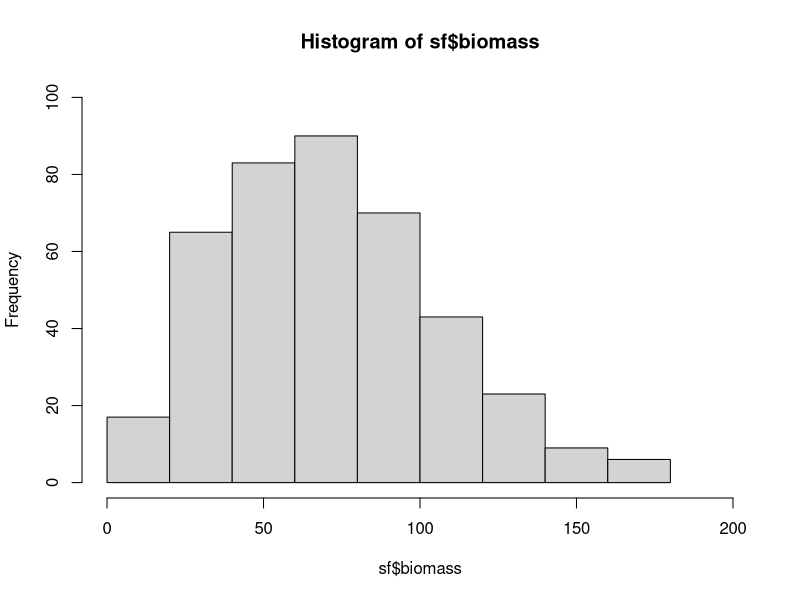
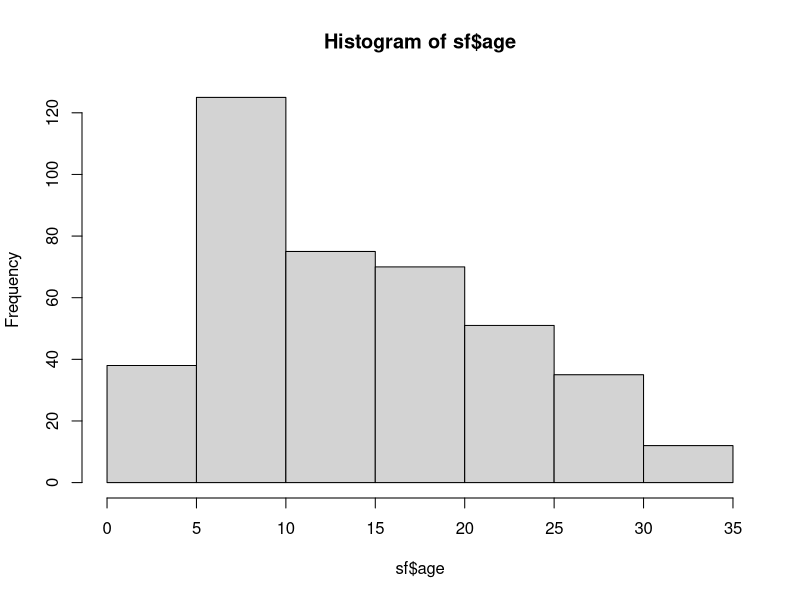
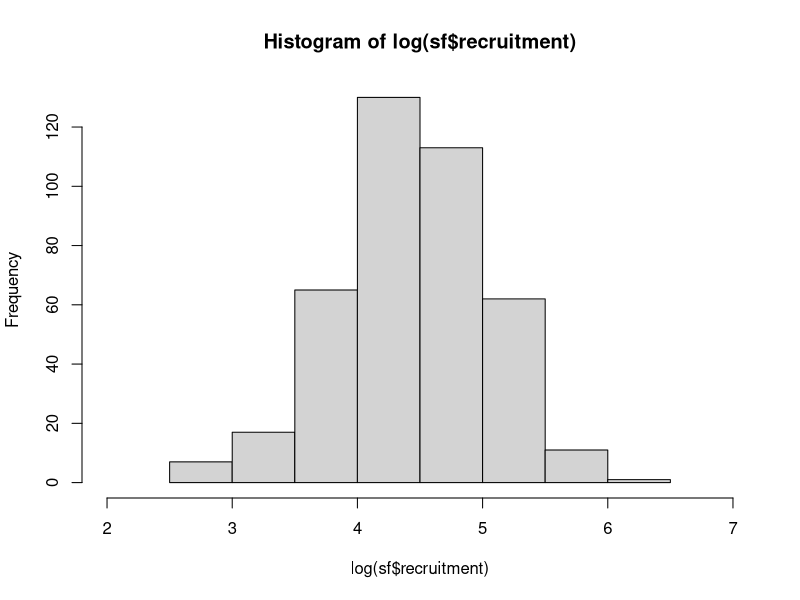
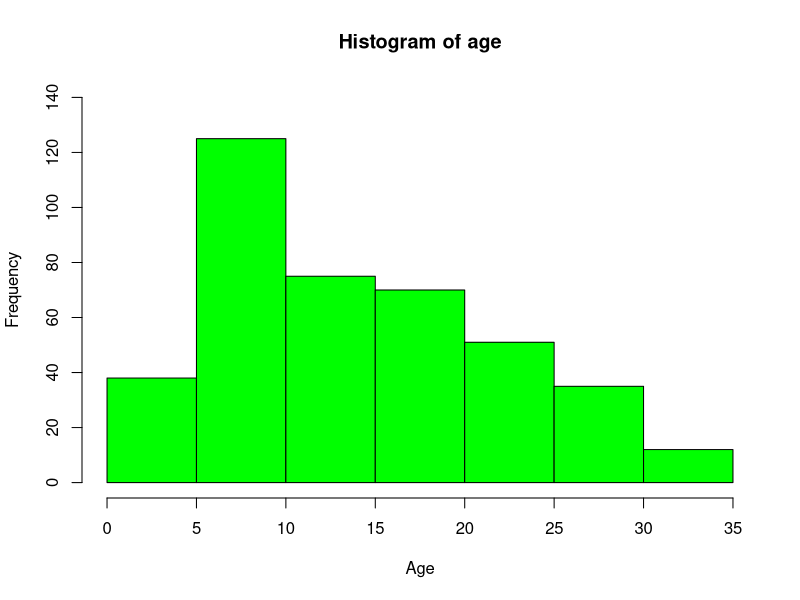
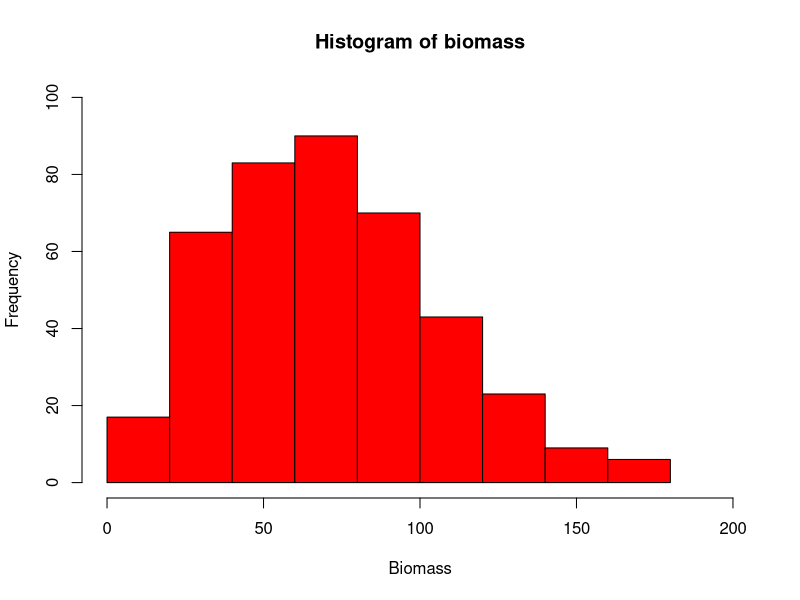
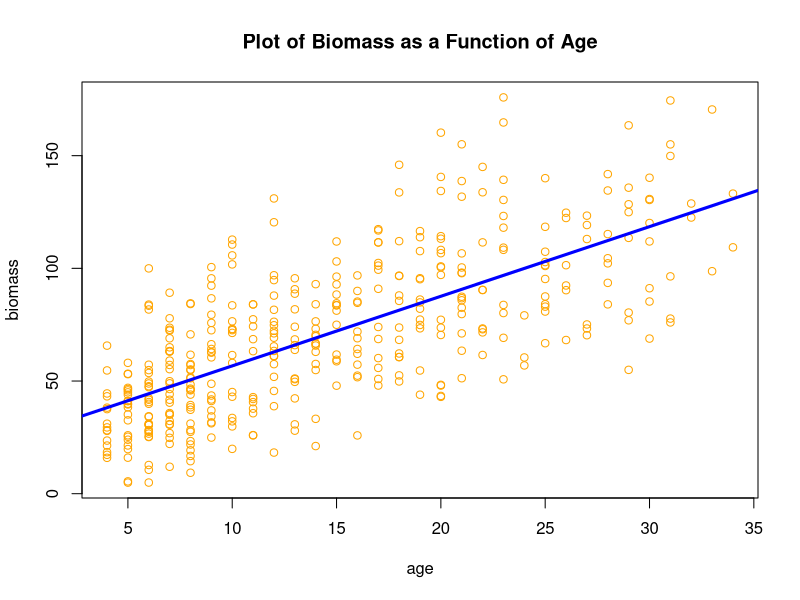
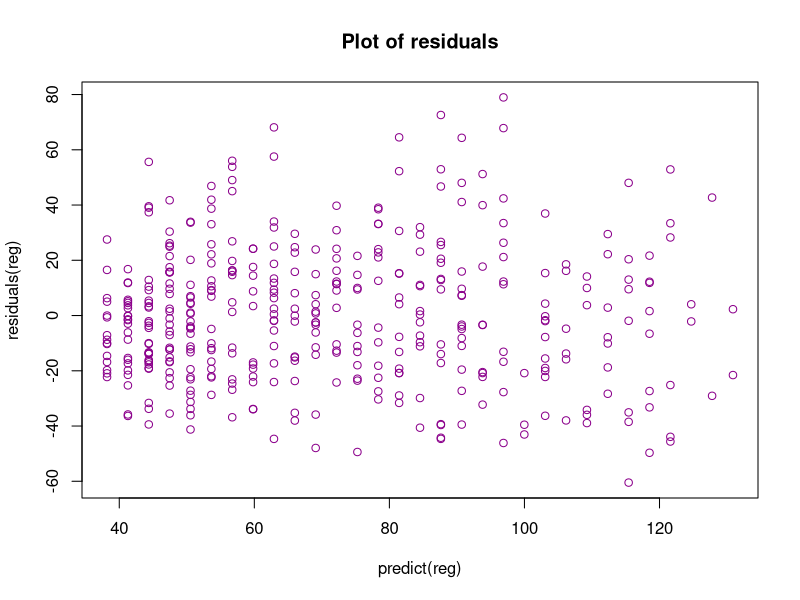
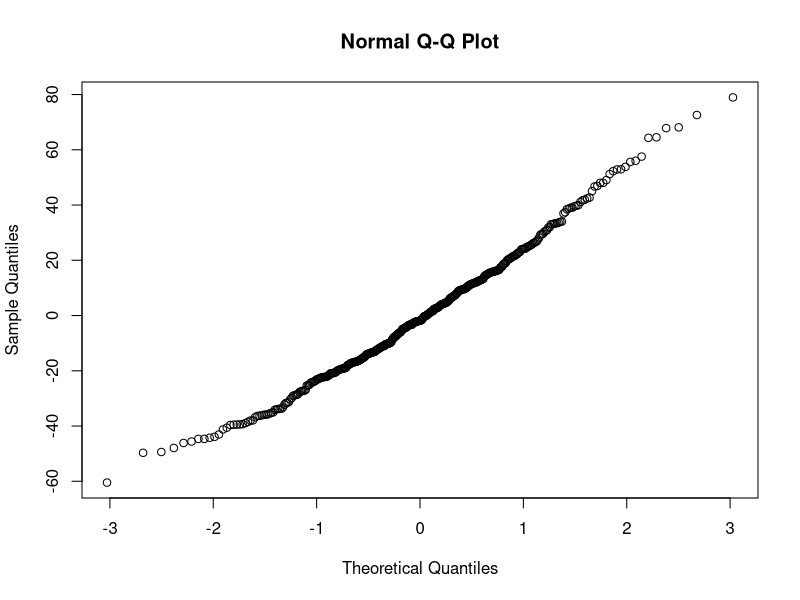

R code for these plots, in order:
sf<-read.csv("forest.succession.csv",stringsAsFactors = F)
str(sf)
unique(sf$plot)
unique(sf$slope.position)
head(sf,13)
range(sf$age)
hist(sf$biomass,xlim=c(0,200),ylim=c(0,100))
#right-skewed

hist(sf$age)
#right-skewed, unimodal, most trees are between 5 to 10 years of age

summary(sf)
hist(log(sf$recruitment),xlim=c(2,7))

lm.sf<-lm(diversity~age, data=sf)

predict(lm.sf,newdata=data.frame(age=c(40,45,50,55)))
predict(lm.sf,newdata=data.frame(age=150))


hist(sf$age, main="Histogram of age",xlab="Age",col="green",ylim=c(0,140))
hist(sf$biomass, main="Histogram of biomass",xlab="Biomass",col="red",xlim=c(0,200),ylim=c(0,100))
plot(biomass~age, data=sf, col="orange",main="Plot of Biomass as a Function of Age")
reg<-lm(biomass~age, data=sf)
abline(reg,col="blue",lwd=3)
coef(reg)
#(Intercept)         age 
#25.830692    3.089637 
plot(residuals(reg)~predict(reg),main="Plot of residuals",col="darkmagenta")
qqnorm(residuals(reg))
cor(sf$biomass,sf$age)^2
#0.493464

predict(reg,newdata=data.frame(age=c(20,50,100,150)))

#1         2         3         4 
#87.62343 180.31254 334.79439 489.27624 
        

#ACTIVITY #2
sf.sum<-aggregate(biomass~age,data=sf, mean)
cor(sf.sum$age,sf.sum$biomass)
#0.9462366
cor(sf.sum$age,sf.sum$biomass)^2
#0.895

plot(biomass~age, data=sf, col="orange",main="Plot of Biomass as a Function of Age")
abline(reg,col="orange",lwd=3)
points(sf.sum$biomass~sf.sum$age,col="blue",pch=11)
#pch is points changes the shape of the points
reg2<-lm(sf.sum$biomass~sf.sum$age)
coef(reg2)
abline(reg2,col="blue")
#(Intercept)  sf.sum$age 
#27.267744    2.935907 
#the slope is smaller for the mean data
#ACTIVITY #3
hist(sf$recruitment,col="red")
hist(log(sf$recruitment),
     xlim=c(2,7), 
     ylim=c(0,140),
     col="red",
     main="Histogram of logarithm of Recruitment")
plot(log(recruitment)~age, 
     data=sf,
     xlab="Age in years",
     ylab="log of Recruitment",
     main="Log of Recruitment as a function of age",
     col="darkred")
cor(log(sf$recruitment),sf$age)
#-0.6611187
cor(log(sf$recruitment),sf$age)^2
#0.4370779
lm3<-lm(log(recruitment)~age, data=sf)
coef(lm3)
abline(lm3, lwd=3, col="darkred")
exp(predict(lm3,newdata=data.frame(age=c(0,50,100,150))))


reg<-lm(diversity~age, data=sf)
plot(diversity~age,
     data=sf,
     col="orange",
     xlab="Age",
     ylab="Diversity",
     main="Plot of Diversity vs Age")
abline(reg,lwd=3)
cor(sf$age,sf$diversity)^2
#0.4338494
coef(reg)
#(Intercept)         age 
#41.042428    1.087128 

sf$age1<-log(sf$age)

#x transformation
reg2<-lm(diversity~age1, data=sf)
plot(diversity~age1,
     data=sf,
     col="orange",
     xlab=" log of Age",
     ylab="Diversity",
     main="Plot of Diversity vs Age")
abline(reg2,lwd=3)
cor(sf$age1,sf$diversity)^2
#0.4750515
plot(residuals(reg2)~predict(reg2))
qqnorm(residuals(reg2))
coef(reg2)
predict(reg2,newdata=data.frame(age1=log(seq(0,35,5)))) #cannot log 0
#store predicted values for this regression
pred1<-predict(reg2,newdata=data.frame(age1=log(seq(0,35,5))))
#question 2d


#y transformation, squaring the values
sf$diversity1<-sf$diversity^2
reg3<-lm(diversity1~age, data=sf)
plot(diversity1~age,
     data=sf,
     col="orange",
     xlab="Age",
     ylab="Diversity^2",
     main="Plot of Diversity vs Age")
abline(reg3,lwd=3)
cor(sf$age,sf$diversity1)^2
#0.4358095
plot(residuals(reg3)~predict(reg3))
qqnorm(residuals(reg3))
coef(reg3)
sqrt(predict(reg3, newdata=data.frame(age=seq(0,35,5))))

plot(diversity~exp(age1), data=sf) #we come back to the original data

us<-sf[sf$slope.position=="US",]
ls<-sf[sf$slope.position=="LS",]
par(mfrow=c(1,2))
plot(diversity~age,
     data=us,
     col="orange",
     xlab="Age",
     ylab="Diversity",
     main="Plot of Diversity vs Age in Upper Slope")
plot(diversity~age,
     data=ls,
     col="darkmagenta",
     xlab="Age",
     ylab="Diversity",
     main="Plot of Diversity vs Age in Lower Slope")
#both look like they're thickening

us$age.log<-log(us$age)
ls$age.log<-log(ls$age)

plot(diversity~age.log,
     data=us,
     col="orange",
     xlab="Age",
     ylab="Diversity",
     main="Plot of Diversity vs Age in Upper Slope")
plot(diversity~age.log,
     data=ls,
     col="darkmagenta",
     xlab="Age",
     ylab="Diversity",
     main="Plot of Diversity vs Age in Lower Slope")

#fit the models

ls.lm<-lm(diversity~age.log,data=ls)
us.lm<-lm(diversity~age.log,data=us)
plot(residuals(ls.lm)~predict(ls.lm))
qqnorm(residuals(ls.lm))


plot(residuals(us.lm)~predict(us.lm))
qqnorm(residuals(us.lm))

par(mfrow=c(1,1))
plot(diversity~age.log,
     data=us,
     col="orange",
     xlab="log of Age",
     ylab="Diversity",
     main="Plot of Diversity vs Age")
points(diversity~age.log, data=ls, col="blue")
abline(us.lm, col="orange")
abline(ls.lm, col="blue")






